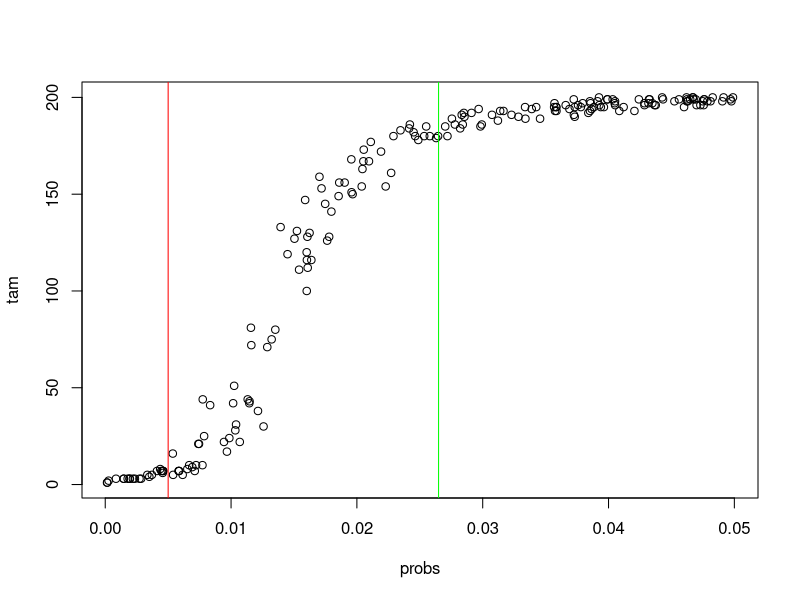

This chart was generated by the following R code:
library(igraph)

#definir numero de especies e numero de redes aleatorias que queremos
n_net <- 200
n_plant <- 100
n_pol <- 100


#criar vetores e listas vazias
nets <- list()
probs <- vector()
tam <- vector()
num <- vector()

for(i in 1:n_net){
 
  #prob <- runif(1, 0, (log(n_plant + n_pol)/(n_plant + n_pol))) #probabilidade de conexão
  prob <- runif(1, 0, 0.05) #probabilidade de conexão
  
  M <- matrix(prob, nrow = n_plant, ncol = n_pol) # crindo matriz M
  
  P <- matrix(runif(n_plant*n_pol), nrow = n_plant, ncol = n_pol) # criando matriz de probabilidades
  
  M[M >= P] <- 1
  M[M < P] <- 0
  
  nets[[i]] <- M # guardar a rede e a probabilidade de conexao em vetores e listas
  probs[i] <- prob
  
  tam[i] <- max(components(graph_from_incidence_matrix(M))$csize) # obter tamanho do maior componente
  num[i] <- components(graph_from_incidence_matrix(M))$no # obter numero de componentes
  
}

#plotar alguns resultados
plot(probs, tam)
abline(v = 1/(n_plant + n_pol), col = "red")
abline(v = log(n_plant + n_pol)/(n_plant + n_pol), col = "green")
  